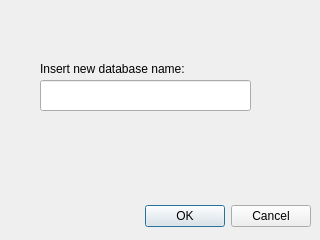
<?xml version="1.0" encoding="UTF-8"?>
<ui version="4.0">
 <class>create_db_name</class>
 <widget class="QDialog" name="create_db_name">
  <property name="geometry">
   <rect>
    <x>0</x>
    <y>0</y>
    <width>320</width>
    <height>240</height>
   </rect>
  </property>
  <property name="windowTitle">
   <string>Dialog</string>
  </property>
  <widget class="QDialogButtonBox" name="buttonBox">
   <property name="geometry">
    <rect>
     <x>10</x>
     <y>200</y>
     <width>301</width>
     <height>32</height>
    </rect>
   </property>
   <property name="orientation">
    <enum>Qt::Horizontal</enum>
   </property>
   <property name="standardButtons">
    <set>QDialogButtonBox::Cancel|QDialogButtonBox::Ok</set>
   </property>
  </widget>
  <widget class="QLineEdit" name="name_line">
   <property name="geometry">
    <rect>
     <x>40</x>
     <y>80</y>
     <width>211</width>
     <height>31</height>
    </rect>
   </property>
  </widget>
  <widget class="QLabel" name="label">
   <property name="geometry">
    <rect>
     <x>40</x>
     <y>60</y>
     <width>171</width>
     <height>18</height>
    </rect>
   </property>
   <property name="text">
    <string>Insert new database name:</string>
   </property>
  </widget>
 </widget>
 <resources/>
 <connections>
  <connection>
   <sender>buttonBox</sender>
   <signal>accepted()</signal>
   <receiver>create_db_name</receiver>
   <slot>accept()</slot>
   <hints>
    <hint type="sourcelabel">
     <x>248</x>
     <y>254</y>
    </hint>
    <hint type="destinationlabel">
     <x>157</x>
     <y>274</y>
    </hint>
   </hints>
  </connection>
  <connection>
   <sender>buttonBox</sender>
   <signal>rejected()</signal>
   <receiver>create_db_name</receiver>
   <slot>reject()</slot>
   <hints>
    <hint type="sourcelabel">
     <x>316</x>
     <y>260</y>
    </hint>
    <hint type="destinationlabel">
     <x>286</x>
     <y>274</y>
    </hint>
   </hints>
  </connection>
 </connections>
</ui>
